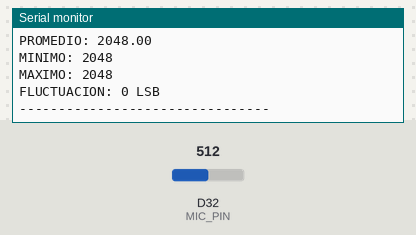
Bench run of a sketch on a simulated Arduino Due. On the bench: the last lines printed to the serial monitor. The inputs (shaded band) are chosen by the test bench; at power-on: D32 (MIC_PIN) = 512 (analog values on the 0–1023 scale).

Above: at 6.7 s.
6.8 s: D32 (MIC_PIN) set to 716
At 9.4 s:
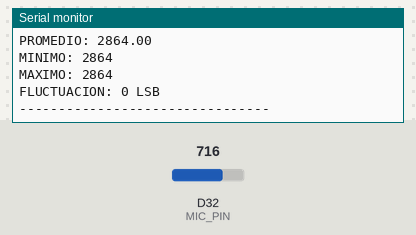
9.8 s: D32 (MIC_PIN) set to 900
At 10.6 s:
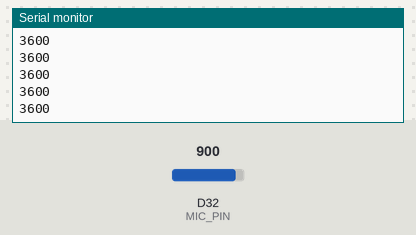
Timing chart, 0 to 10.9 s (numbered marks = the images above; inputs shaded):
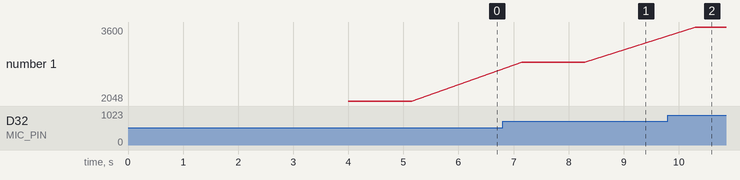

Measured:
- after the input at 6.8 s, the serial monitor: prints a new line after 0.35 s (image 1)
- after the input at 9.8 s, the serial monitor: prints a new line after 0.50 s (image 2)
- plotted number 1: 2048 → 2864 after the input at 6.8 s, 2864 → 3600 after the input at 9.8 s

The sketch:

actividad1.ino
```cpp
const int MIC_PIN = 32;

const int N_MUESTRAS = 1000;

void setup() {
  Serial.begin(115200);

  analogReadResolution(12);  // 0 a 4095

  delay(1000);

  Serial.println("Inicio del ensayo de piso de ruido");
  Serial.println("Mantener el ambiente en silencio...");
  delay(3000);
}

void loop() {

  int minimo = 4095;
  int maximo = 0;

  long suma = 0;

  for (int i = 0; i < N_MUESTRAS; i++) {

    int muestra = analogRead(MIC_PIN);

    suma += muestra;

    if (muestra < minimo)
      minimo = muestra;

    if (muestra > maximo)
      maximo = muestra;

    Serial.println(muestra);

    delayMicroseconds(1000); // aprox. 1 kHz
  }

  float promedio = (float)suma / N_MUESTRAS;

  int fluctuacion = maximo - minimo;

  Serial.println();
  Serial.print("PROMEDIO: ");
  Serial.println(promedio);

  Serial.print("MINIMO: ");
  Serial.println(minimo);

  Serial.print("MAXIMO: ");
  Serial.println(maximo);

  Serial.print("FLUCTUACION: ");
  Serial.print(fluctuacion);
  Serial.println(" LSB");

  Serial.println("--------------------------------");

  delay(2000);
}
```
